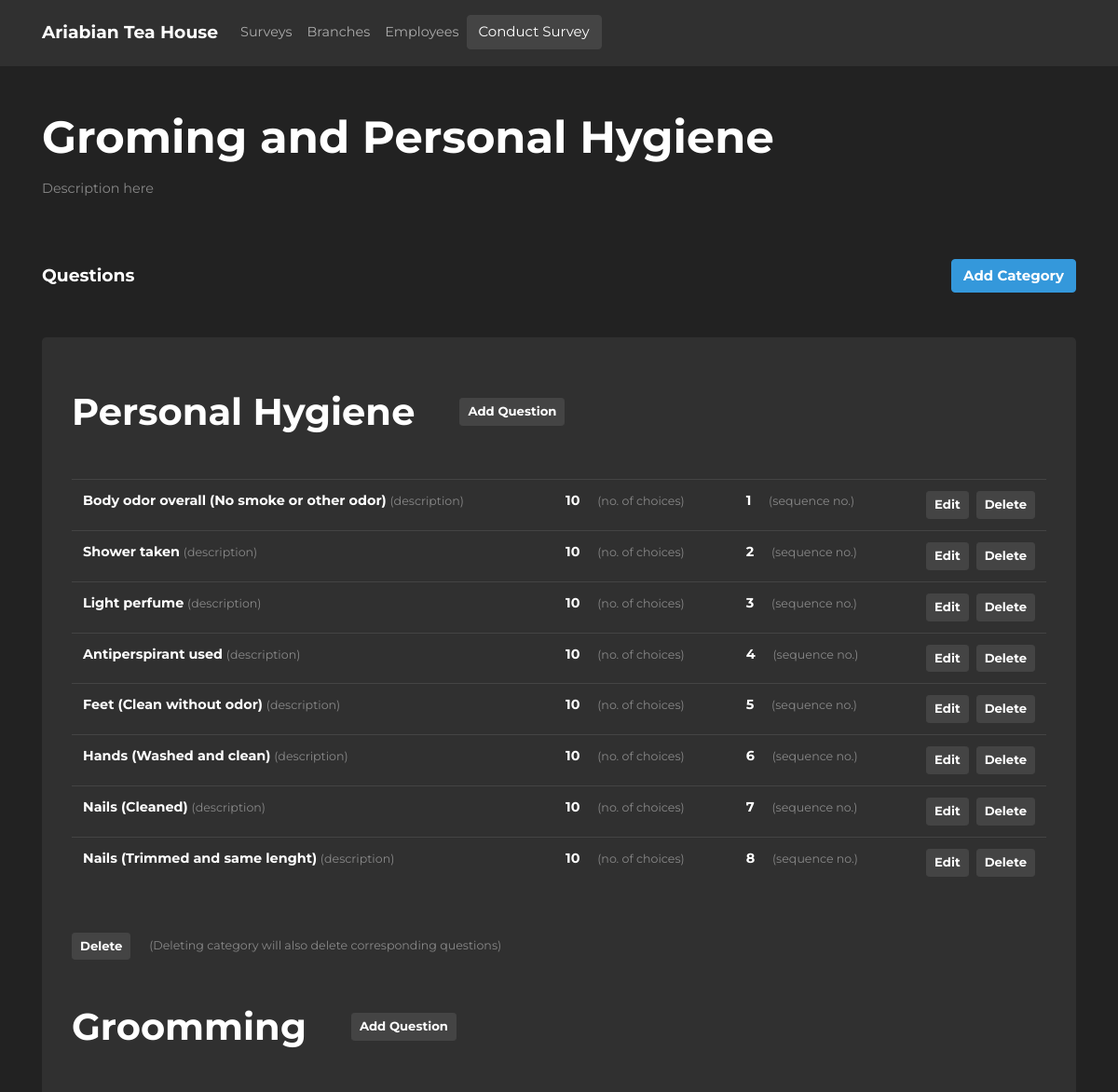
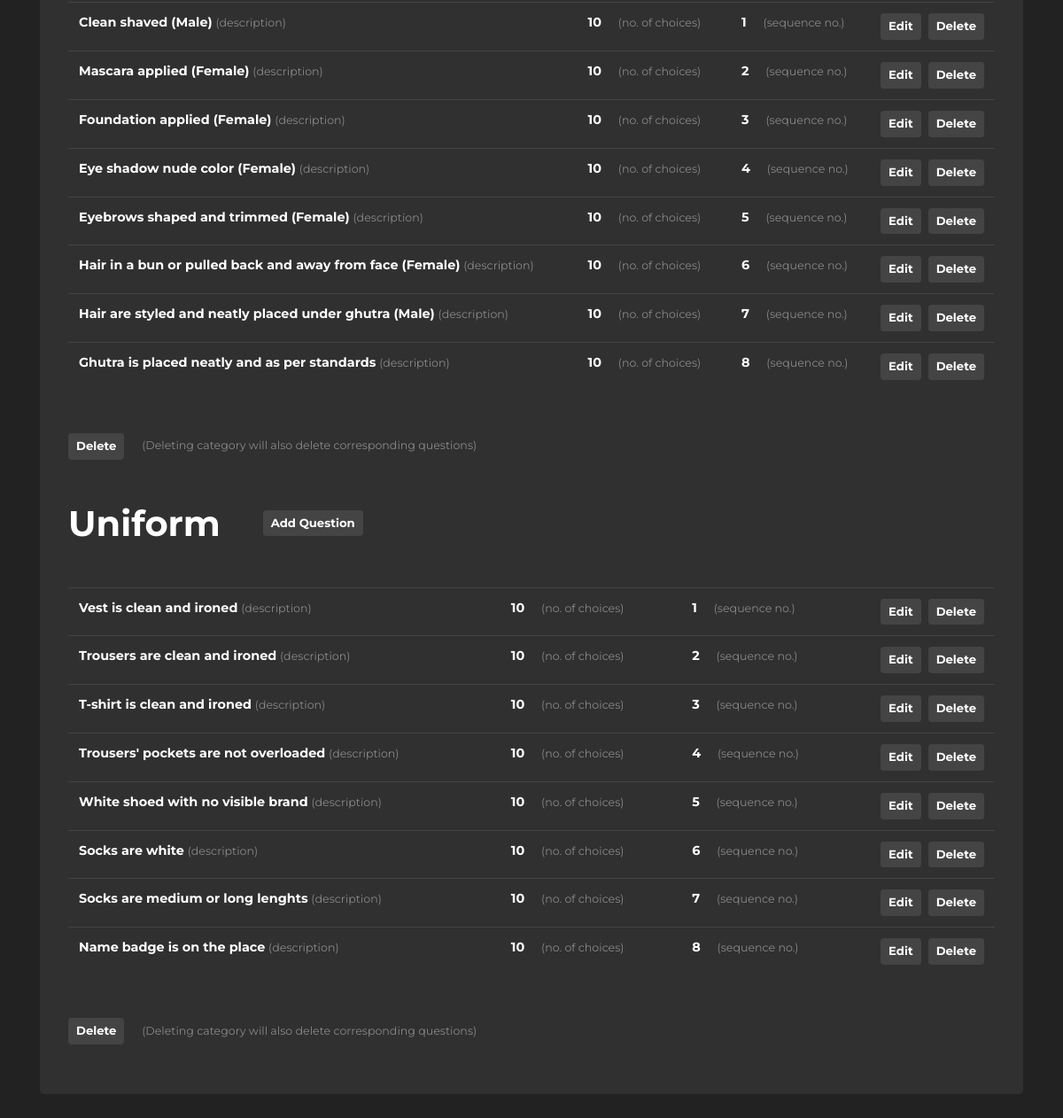
The page /surveys/1 on the database its author committed (2 pictures, top to bottom).
### athsurveyapp/models/models.py (models this page shows, shortened)
class Survey(db.Model):
    __tablename__ = "survey"
    id = db.Column(db.Integer, primary_key=True)
    name = db.Column(db.String(255), nullable=False)
    description = db.Column(db.String(64), nullable=False)
    date_created = db.Column(db.DateTime(timezone=True), server_default=func.now())
    last_updated = db.Column(db.DateTime(timezone=True), onupdate=func.now())
    question_types = db.relationship(
        "QuestionType", backref="survey", cascade="all, delete-orphan"
    )

class QuestionType(db.Model):
    __tablename__ = "question_type"
    id = db.Column(db.Integer, primary_key=True)
    description = db.Column(db.String(64), nullable=False)
    date_created = db.Column(db.DateTime(timezone=True), server_default=func.now())
    last_updated = db.Column(db.DateTime(timezone=True), onupdate=func.now())
    survey_id = db.Column(db.Integer, db.ForeignKey("survey.id"), nullable=False)
    questions = db.relationship(
        "Question", backref="question_type", cascade="all, delete-orphan"
    )

class Question(db.Model):
    __tablename__ = "question"
    id = db.Column(db.Integer, primary_key=True)
    description = db.Column(db.String(64), nullable=False)
    is_required = db.Column(db.Boolean, nullable=False, default=False)
    sequence = db.Column(db.Integer, nullable=False)
    question_type_id = db.Column(
        db.Integer, db.ForeignKey("question_type.id"), nullable=False
    )
    choice_id = db.Column(db.Integer, db.ForeignKey("choice.id"), nullable=False)
    date_created = db.Column(db.DateTime(timezone=True), server_default=func.now())
    last_updated = db.Column(db.DateTime(timezone=True), onupdate=func.now())

class Choice(db.Model):
    __tablename__ = "choice"
    id = db.Column(db.Integer, primary_key=True)
    description = db.Column(db.String(64), nullable=False)
    value = db.Column(db.Integer)
    questions = db.relationship("Question", backref="choice")
    date_created = db.Column(db.DateTime(timezone=True), server_default=func.now())
    last_updated = db.Column(db.DateTime(timezone=True), onupdate=func.now())

### athsurveyapp/blueprints/survey/views.py (the view)
@survey_page.route("/<id>")
def survey_details(id):
    qt_form = QuestionTypeForm()
    question_form = QuestionForm()
    survey = Survey.query.get(id)
    print(survey)
    return render_template(
        "survey_details.html",
        survey=survey,
        qt_form=qt_form,
        question_form=question_form,
    )

### athsurveyapp/blueprints/survey/templates/survey_details.html (shortened to what this page needs)
{% extends 'layouts/base.html' %} {% block title %}ATH - Survey{% endblock %}  {%
block body %}
<div class="container">
  <div class="row justify-content-center align-items-center">
    <div class="col-12" data-surveyid="{{ survey.id }}">
      <h1 class="m-0 font-weight-bold" id="surveyName">{{ survey.name }}</h1>
      <p class="text-muted mt-3" id="surveyDescription">
        {{ survey.description }}
      </p>
    </div>
  </div>
  <div class="row mt-5 align-items-center">
    <div class="col-6">
      <h5 class="font-weight-bold m-0">Questions</h5>
    </div>
    <div class="col-6">
      <button
        type="button"
        class="btn btn-info float-right font-weight-bold"
        data-toggle="modal"
        data-target="#categoryFormModal"
      >
        Add Category
      </button>
    </div>
  </div>
  <div class="row mt-5">
    <div class="col-12">
      <div class="jumbotron py-2">
        {% if not survey.question_types %}
        <p class="font-weight-bold text-center my-5 text-muted">
          No categories
        </p>
        {% else %} {% for question_type in survey.question_types %}
        <div data-categoryid="{{question_type.id}}" class="mb-5">
          <div class="d-flex">
            <h2 class="font-weight-bold my-5 mr-5 survey-category">
              {{question_type.description}}
            </h2>
            <button
              class="
                btn btn-secondary btn-sm
                my-auto
                font-weight-bold
                add-question-btn
              "
              data-toggle="modal"
              data-target="#questionFormModal"
            >
              Add Question
            </button>
          </div>
          {% if question_type.questions %}
          <table class="table table-hover">
            <tbody>
              {% for question in question_type.questions %}
              <tr data-questionid="{{question.id}}">
                <td>
                  <span class="font-weight-bold"
                    >{{ question.description }}</span
                  >
                  <span class="text-muted small">(description)</span>
                </td>
                <td>
                  <span class="font-weight-bold col-4"
                    >{{question.choice.value}}</span
                  >
                  <span class="text-muted small">(no. of choices)</span>
                </td>
                <td>
                  <span class="font-weight-bold col-4"
                    >{{question.sequence}}</span
                  >
                  <span class="text-muted small">(sequence no.)</span>
                </td>
                <td>
                  <button
                    class="
                      btn btn-secondary btn-sm
                      font-weight-bold
                      float-right
                      delete-question-form-modal-btn
                    "
                    data-toggle="modal"
                    data-target="#deleteQuestionFormModal"
                  >
                    Delete
                  </button>
                  <button
                    class="
                      btn btn-secondary btn-sm
                      font-weight-bold
                      float-right
                      edit-question-form-modal-btn
                      mr-2
                    "
                    data-toggle="modal"
                    data-target="#questionFormModal"
                  >
                    Edit
                  </button>
                </td>
              </tr>
              {% endfor %}
            </tbody>
          </table>
          {% endif %}
          <div class="mt-5">
            <button
              class="
                btn btn-secondary btn-sm
                font-weight-bold
                delete-category-form-modal-btn
              "
              data-toggle="modal"
              data-target="#deleteCategoryFormModal"
            >
              Delete
            </button>
            <span class="small text-muted ml-3"
              >(Deleting category will also delete corresponding
              questions)</span
            >
          </div>
          {% endfor %} {% endif %}
        </div>
      </div>
    </div>
  </div>
</div>
{% endblock %}

### athsurveyapp/static/styles/main.css (style rules this page uses)
html { position: relative; min-height: 100%; }
body { font-family: "Montserrat", sans-serif; font-size: 0.9rem; }
#surveyName, #surveyDescription, .survey-category { cursor: pointer; }

### rows shown on the page
Survey: name "Groming and Personal Hygiene", description "Description here"
QuestionType: description "Personal Hygiene"
Question: description "Body odor overall (No smoke or other odor)", choice.value "10", sequence "1"
Question: description "Shower taken", choice.value "10", sequence "2"
Question: description "Light perfume", choice.value "10", sequence "3"
Question: description "Antiperspirant used", choice.value "10", sequence "4"
Question: description "Feet (Clean without odor)", choice.value "10", sequence "5"
Question: description "Hands (Washed and clean)", choice.value "10", sequence "6"
Question: description "Nails (Cleaned)", choice.value "10", sequence "7"
Question: description "Nails (Trimmed and same lenght)", choice.value "10", sequence "8"
QuestionType: description "Groomming"
Question: description "Clean shaved (Male)", choice.value "10", sequence "1"
Question: description "Mascara applied (Female)", choice.value "10", sequence "2"
Question: description "Foundation applied (Female)", choice.value "10", sequence "3"
Question: description "Eye shadow nude color (Female)", choice.value "10", sequence "4"
Question: description "Eyebrows shaped and trimmed (Female)", choice.value "10", sequence "5"
Question: description "Hair in a bun or pulled back and away from face (Female)", choice.value "10", sequence "6"
Question: description "Hair are styled and neatly placed under ghutra (Male)", choice.value "10", sequence "7"
Question: description "Ghutra is placed neatly and as per standards", choice.value "10", sequence "8"
QuestionType: description "Uniform"
Question: description "Vest is clean and ironed", choice.value "10", sequence "1"
Question: description "Trousers are clean and ironed", choice.value "10", sequence "2"
Question: description "T-shirt is clean and ironed", choice.value "10", sequence "3"
Question: description "Trousers' pockets are not overloaded", choice.value "10", sequence "4"
Question: description "White shoed with no visible brand", choice.value "10", sequence "5"
Question: description "Socks are white", choice.value "10", sequence "6"
Question: description "Socks are medium or long lenghts", choice.value "10", sequence "7"
Question: description "Name badge is on the place", choice.value "10", sequence "8"
